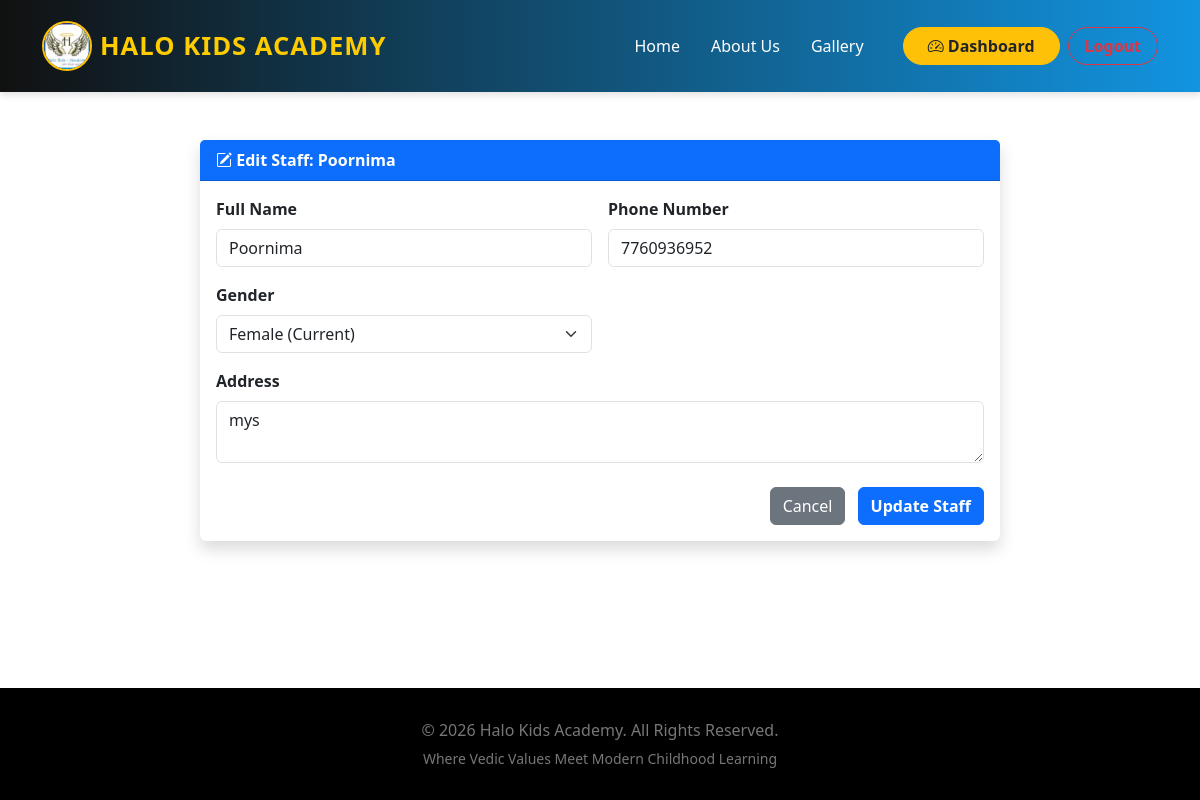
The app's page /staff/edit/2/ (signed in) with its own data.
### school/models.py (models this page shows, shortened)
class Staff(models.Model):
    full_name = models.CharField(max_length=100)
    gender = models.CharField(max_length=10, choices=[('Male', 'Male'), ('Female', 'Female')])
    phone_number = models.CharField(max_length=15)
    aadhar_number = models.CharField(max_length=20, null=True, blank=True)
    recruitment_date = models.DateField()
    address = models.TextField()
    dob = models.DateField(null=True, blank=True)
    designation = models.CharField(max_length=100, default="Teacher")
    username = models.CharField(max_length=100, null=True, blank=True) # Usually Phone Number

### school/views.py (the view, shortened to what this page needs)
# urls.py: path('staff/edit/<int:staff_id>/', views.edit_staff, name='edit_staff'),
@login_required
def edit_staff(request, staff_id):
    staff = get_object_or_404(Staff, id=staff_id)
    return render(request, 'edit_staff.html', {'staff': staff})

### templates/edit_staff.html (shortened to what this page needs)
{% extends 'base.html' %}
{% block content %}
<div class="container py-5">
    <div class="card shadow border-0 mx-auto" style="max-width: 800px;">
        <div class="card-header bg-primary text-white fw-bold">
            <i class="bi bi-pencil-square"></i> Edit Staff: {{ staff.full_name }}
        </div>
        <div class="card-body">
            <form method="POST">
                <div class="row g-3">
                    <div class="col-md-6">
                        <label class="form-label fw-bold">Full Name</label>
                        <input type="text" name="full_name" class="form-control" value="{{ staff.full_name }}" required>
                    </div>
                    <div class="col-md-6">
                        <label class="form-label fw-bold">Phone Number</label>
                        <input type="text" name="phone_number" class="form-control" value="{{ staff.phone_number }}" required>
                    </div>
                    <div class="col-md-6">
                        <label class="form-label fw-bold">Gender</label>
                        <select name="gender" class="form-select">
                            <option value="{{ staff.gender }}" selected>{{ staff.gender }} (Current)</option>
                        </select>
                    </div>
                    <div class="col-md-12">
                        <label class="form-label fw-bold">Address</label>
                        <textarea name="address" class="form-control" rows="2">{{ staff.address }}</textarea>
                    </div>
                    <div class="col-12 text-end mt-4">
                        <a href="{% url 'manage_staff' %}" class="btn btn-secondary me-2">Cancel</a>
                        <button type="submit" class="btn btn-primary fw-bold">Update Staff</button>
                    </div>
                </div>
            </form>
        </div>
    </div>
</div>
{% endblock %}

### templates/base.html (style rules this page uses)
html, body { overflow-x: hidden; width: 100%; }

### records on screen
Staff: full_name "Poornima", phone_number "7760936952", gender "Female (Current)", address "mys"
